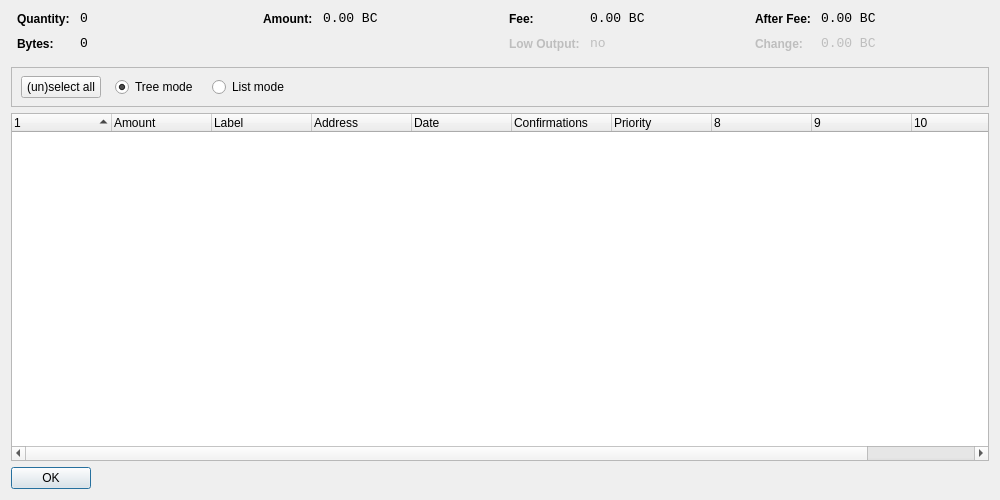
<?xml version="1.0" encoding="UTF-8"?>
<ui version="4.0">
 <class>CoinControlDialog</class>
 <widget class="QDialog" name="CoinControlDialog">
  <property name="geometry">
   <rect>
    <x>0</x>
    <y>0</y>
    <width>1000</width>
    <height>500</height>
   </rect>
  </property>
  <property name="windowTitle">
   <string>Coin Control</string>
  </property>
  <layout class="QVBoxLayout" name="verticalLayout">
   <item>
    <layout class="QHBoxLayout" name="horizontalLayoutTop" stretch="0,0,0,0">
     <property name="topMargin">
      <number>0</number>
     </property>
     <property name="bottomMargin">
      <number>10</number>
     </property>
     <item>
      <layout class="QFormLayout" name="formLayoutCoinControl1">
       <property name="horizontalSpacing">
        <number>10</number>
       </property>
       <property name="verticalSpacing">
        <number>10</number>
       </property>
       <property name="leftMargin">
        <number>6</number>
       </property>
       <property name="rightMargin">
        <number>6</number>
       </property>
       <item row="0" column="0">
        <widget class="QLabel" name="labelCoinControlQuantityText">
         <property name="styleSheet">
          <string notr="true">font-weight:bold;</string>
         </property>
         <property name="text">
          <string>Quantity:</string>
         </property>
        </widget>
       </item>
       <item row="0" column="1">
        <widget class="QLabel" name="labelCoinControlQuantity">
         <property name="font">
          <font>
           <family>Monospace</family>
           <pointsize>10</pointsize>
          </font>
         </property>
         <property name="cursor">
          <cursorShape>IBeamCursor</cursorShape>
         </property>
         <property name="contextMenuPolicy">
          <enum>Qt::ActionsContextMenu</enum>
         </property>
         <property name="text">
          <string notr="true">0</string>
         </property>
         <property name="textInteractionFlags">
          <set>Qt::LinksAccessibleByMouse|Qt::TextSelectableByKeyboard|Qt::TextSelectableByMouse</set>
         </property>
        </widget>
       </item>
       <item row="1" column="0">
        <widget class="QLabel" name="labelCoinControlBytesText">
         <property name="styleSheet">
          <string notr="true">font-weight:bold;</string>
         </property>
         <property name="text">
          <string>Bytes:</string>
         </property>
        </widget>
       </item>
       <item row="1" column="1">
        <widget class="QLabel" name="labelCoinControlBytes">
         <property name="font">
          <font>
           <family>Monospace</family>
           <pointsize>10</pointsize>
          </font>
         </property>
         <property name="cursor">
          <cursorShape>IBeamCursor</cursorShape>
         </property>
         <property name="contextMenuPolicy">
          <enum>Qt::ActionsContextMenu</enum>
         </property>
         <property name="text">
          <string notr="true">0</string>
         </property>
         <property name="textInteractionFlags">
          <set>Qt::LinksAccessibleByMouse|Qt::TextSelectableByKeyboard|Qt::TextSelectableByMouse</set>
         </property>
        </widget>
       </item>
      </layout>
     </item>
     <item>
      <layout class="QFormLayout" name="formLayoutCoinControl2">
       <property name="horizontalSpacing">
        <number>10</number>
       </property>
       <property name="verticalSpacing">
        <number>10</number>
       </property>
       <property name="leftMargin">
        <number>6</number>
       </property>
       <property name="rightMargin">
        <number>6</number>
       </property>
       <item row="0" column="0">
        <widget class="QLabel" name="labelCoinControlAmountText">
         <property name="styleSheet">
          <string notr="true">font-weight:bold;</string>
         </property>
         <property name="text">
          <string>Amount:</string>
         </property>
        </widget>
       </item>
       <item row="0" column="1">
        <widget class="QLabel" name="labelCoinControlAmount">
         <property name="font">
          <font>
           <family>Monospace</family>
           <pointsize>10</pointsize>
          </font>
         </property>
         <property name="cursor">
          <cursorShape>IBeamCursor</cursorShape>
         </property>
         <property name="contextMenuPolicy">
          <enum>Qt::ActionsContextMenu</enum>
         </property>
         <property name="text">
          <string notr="true">0.00 BC</string>
         </property>
         <property name="textInteractionFlags">
          <set>Qt::LinksAccessibleByMouse|Qt::TextSelectableByKeyboard|Qt::TextSelectableByMouse</set>
         </property>
        </widget>
       </item>
      </layout>
     </item>
     <item>
      <layout class="QFormLayout" name="formLayoutCoinControl3">
       <property name="horizontalSpacing">
        <number>10</number>
       </property>
       <property name="verticalSpacing">
        <number>10</number>
       </property>
       <property name="leftMargin">
        <number>6</number>
       </property>
       <property name="rightMargin">
        <number>6</number>
       </property>
       <item row="0" column="0">
        <widget class="QLabel" name="labelCoinControlFeeText">
         <property name="styleSheet">
          <string notr="true">font-weight:bold;</string>
         </property>
         <property name="text">
          <string>Fee:</string>
         </property>
        </widget>
       </item>
       <item row="0" column="1">
        <widget class="QLabel" name="labelCoinControlFee">
         <property name="font">
          <font>
           <family>Monospace</family>
           <pointsize>10</pointsize>
          </font>
         </property>
         <property name="cursor">
          <cursorShape>IBeamCursor</cursorShape>
         </property>
         <property name="contextMenuPolicy">
          <enum>Qt::ActionsContextMenu</enum>
         </property>
         <property name="text">
          <string notr="true">0.00 BC</string>
         </property>
         <property name="textInteractionFlags">
          <set>Qt::LinksAccessibleByMouse|Qt::TextSelectableByKeyboard|Qt::TextSelectableByMouse</set>
         </property>
        </widget>
       </item>
       <item row="1" column="0">
        <widget class="QLabel" name="labelCoinControlLowOutputText">
         <property name="enabled">
          <bool>false</bool>
         </property>
         <property name="styleSheet">
          <string notr="true">font-weight:bold;</string>
         </property>
         <property name="text">
          <string>Low Output:</string>
         </property>
        </widget>
       </item>
       <item row="1" column="1">
        <widget class="QLabel" name="labelCoinControlLowOutput">
         <property name="enabled">
          <bool>false</bool>
         </property>
         <property name="font">
          <font>
           <family>Monospace</family>
           <pointsize>10</pointsize>
          </font>
         </property>
         <property name="cursor">
          <cursorShape>IBeamCursor</cursorShape>
         </property>
         <property name="contextMenuPolicy">
          <enum>Qt::ActionsContextMenu</enum>
         </property>
         <property name="text">
          <string notr="true">no</string>
         </property>
         <property name="textInteractionFlags">
          <set>Qt::LinksAccessibleByMouse|Qt::TextSelectableByKeyboard|Qt::TextSelectableByMouse</set>
         </property>
        </widget>
       </item>
      </layout>
     </item>
     <item>
      <layout class="QFormLayout" name="formLayoutCoinControl4">
       <property name="horizontalSpacing">
        <number>10</number>
       </property>
       <property name="verticalSpacing">
        <number>10</number>
       </property>
       <property name="leftMargin">
        <number>6</number>
       </property>
       <property name="rightMargin">
        <number>6</number>
       </property>
       <item row="0" column="0">
        <widget class="QLabel" name="labelCoinControlAfterFeeText">
         <property name="styleSheet">
          <string notr="true">font-weight:bold;</string>
         </property>
         <property name="text">
          <string>After Fee:</string>
         </property>
        </widget>
       </item>
       <item row="0" column="1">
        <widget class="QLabel" name="labelCoinControlAfterFee">
         <property name="font">
          <font>
           <family>Monospace</family>
           <pointsize>10</pointsize>
          </font>
         </property>
         <property name="cursor">
          <cursorShape>IBeamCursor</cursorShape>
         </property>
         <property name="contextMenuPolicy">
          <enum>Qt::ActionsContextMenu</enum>
         </property>
         <property name="text">
          <string notr="true">0.00 BC</string>
         </property>
         <property name="textInteractionFlags">
          <set>Qt::LinksAccessibleByMouse|Qt::TextSelectableByKeyboard|Qt::TextSelectableByMouse</set>
         </property>
        </widget>
       </item>
       <item row="1" column="0">
        <widget class="QLabel" name="labelCoinControlChangeText">
         <property name="enabled">
          <bool>false</bool>
         </property>
         <property name="styleSheet">
          <string notr="true">font-weight:bold;</string>
         </property>
         <property name="text">
          <string>Change:</string>
         </property>
        </widget>
       </item>
       <item row="1" column="1">
        <widget class="QLabel" name="labelCoinControlChange">
         <property name="enabled">
          <bool>false</bool>
         </property>
         <property name="font">
          <font>
           <family>Monospace</family>
           <pointsize>10</pointsize>
          </font>
         </property>
         <property name="cursor">
          <cursorShape>IBeamCursor</cursorShape>
         </property>
         <property name="contextMenuPolicy">
          <enum>Qt::ActionsContextMenu</enum>
         </property>
         <property name="text">
          <string notr="true">0.00 BC</string>
         </property>
         <property name="textInteractionFlags">
          <set>Qt::LinksAccessibleByMouse|Qt::TextSelectableByKeyboard|Qt::TextSelectableByMouse</set>
         </property>
        </widget>
       </item>
      </layout>
     </item>
    </layout>
   </item>
   <item>
    <widget class="QFrame" name="frame">
     <property name="minimumSize">
      <size>
       <width>0</width>
       <height>40</height>
      </size>
     </property>
     <property name="frameShape">
      <enum>QFrame::StyledPanel</enum>
     </property>
     <property name="frameShadow">
      <enum>QFrame::Sunken</enum>
     </property>
     <widget class="QWidget" name="horizontalLayoutWidget">
      <property name="geometry">
       <rect>
        <x>10</x>
        <y>0</y>
        <width>781</width>
        <height>41</height>
       </rect>
      </property>
      <layout class="QHBoxLayout" name="horizontalLayoutPanel" stretch="0,0,0,0,0">
       <property name="spacing">
        <number>14</number>
       </property>
       <item>
        <widget class="QPushButton" name="pushButtonSelectAll">
         <property name="sizePolicy">
          <sizepolicy hsizetype="Maximum" vsizetype="Fixed">
           <horstretch>0</horstretch>
           <verstretch>0</verstretch>
          </sizepolicy>
         </property>
         <property name="text">
          <string>(un)select all</string>
         </property>
        </widget>
       </item>
       <item>
        <widget class="QRadioButton" name="radioTreeMode">
         <property name="sizePolicy">
          <sizepolicy hsizetype="Maximum" vsizetype="Fixed">
           <horstretch>0</horstretch>
           <verstretch>0</verstretch>
          </sizepolicy>
         </property>
         <property name="text">
          <string>Tree mode</string>
         </property>
         <property name="checked">
          <bool>true</bool>
         </property>
        </widget>
       </item>
       <item>
        <widget class="QRadioButton" name="radioListMode">
         <property name="sizePolicy">
          <sizepolicy hsizetype="Maximum" vsizetype="Fixed">
           <horstretch>0</horstretch>
           <verstretch>0</verstretch>
          </sizepolicy>
         </property>
         <property name="text">
          <string>List mode</string>
         </property>
        </widget>
       </item>
       <item>
        <spacer name="horizontalSpacer">
         <property name="orientation">
          <enum>Qt::Horizontal</enum>
         </property>
         <property name="sizeHint" stdset="0">
          <size>
           <width>40</width>
           <height>20</height>
          </size>
         </property>
        </spacer>
       </item>
      </layout>
     </widget>
    </widget>
   </item>
   <item>
    <widget class="CoinControlTreeWidget" name="treeWidget">
     <property name="contextMenuPolicy">
      <enum>Qt::CustomContextMenu</enum>
     </property>
     <property name="sortingEnabled">
      <bool>false</bool>
     </property>
     <property name="columnCount">
      <number>11</number>
     </property>
     <attribute name="headerShowSortIndicator" stdset="0">
      <bool>true</bool>
     </attribute>
     <attribute name="headerStretchLastSection">
      <bool>false</bool>
     </attribute>
     <column>
      <property name="text">
       <string/>
      </property>
     </column>
     <column>
      <property name="text">
       <string>Amount</string>
      </property>
     </column>
     <column>
      <property name="text">
       <string>Label</string>
      </property>
     </column>
     <column>
      <property name="text">
       <string>Address</string>
      </property>
     </column>
     <column>
      <property name="text">
       <string>Date</string>
      </property>
     </column>
     <column>
      <property name="text">
       <string>Confirmations</string>
      </property>
      <property name="toolTip">
       <string>Confirmed</string>
      </property>
     </column>
     <column>
      <property name="text">
       <string>Priority</string>
      </property>
     </column>
     <column>
      <property name="text">
       <string/>
      </property>
     </column>
     <column>
      <property name="text">
       <string/>
      </property>
     </column>
     <column>
      <property name="text">
       <string/>
      </property>
     </column>
     <column>
      <property name="text">
       <string/>
      </property>
     </column>
    </widget>
   </item>
   <item>
    <widget class="QDialogButtonBox" name="buttonBox">
     <property name="sizePolicy">
      <sizepolicy hsizetype="Maximum" vsizetype="Fixed">
       <horstretch>0</horstretch>
       <verstretch>0</verstretch>
      </sizepolicy>
     </property>
     <property name="orientation">
      <enum>Qt::Horizontal</enum>
     </property>
     <property name="standardButtons">
      <set>QDialogButtonBox::Ok</set>
     </property>
    </widget>
   </item>
  </layout>
 </widget>
 <customwidgets>
  <customwidget>
   <class>CoinControlTreeWidget</class>
   <extends>QTreeWidget</extends>
   <header>coincontroltreewidget.h</header>
  </customwidget>
 </customwidgets>
 <resources/>
 <connections/>
</ui>
